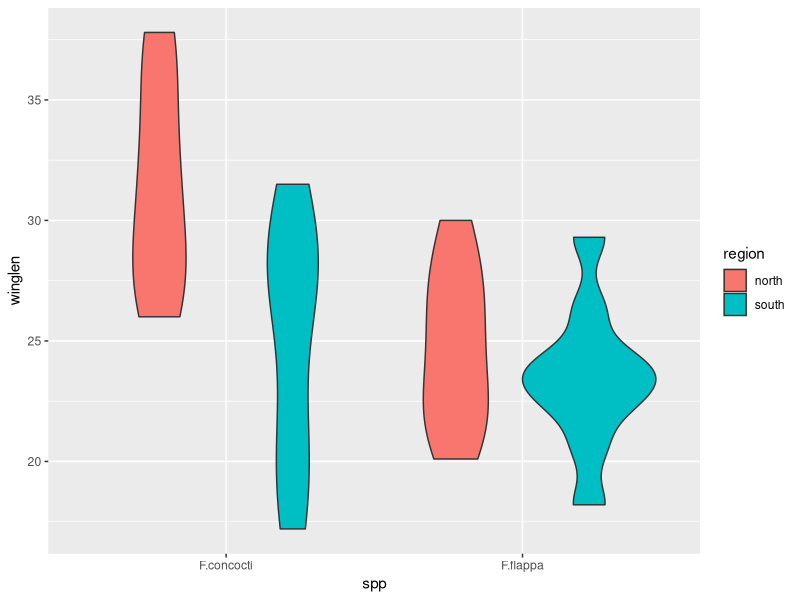

The R source for this figure: (Note: this script raises an error after producing the figure.)
# The null hypotheses here are:
#   mean of F.flappa (averaged over the regions) = mean of F.concocti (averaged over the regions),
#   mean of north (averaged over the spp) = mean of south (averaged over the spp) and 
#   the effects of the two factors are independent.
#   
  

library(tidyverse)
butter  <-  read_table2("data/butterf.txt")
glimpse(butter)


# create a rough plot of the data  
ggplot(data = butter, 
       aes(x = spp, y = winglen, fill = region)) +
  geom_violin()


# note the F.concocti have bigger winglen in the north; other group means approx the same. suggests interaction.

# create a summary of the data
buttersum <- butter %>%
  group_by(region, spp) %>%
  summarise(mean = mean(winglen),
            std = sd(winglen),
            n = length(winglen),
            se = std/sqrt(n))

# The data seem to be continuous so it is likely that a t-test will be fine
t.test(data = butter, 
       winglen ~ spp, 
       var.equal = TRUE)
# So there is a significant difference but you need to make sure you know the direction!

# let's check the assumptions
# add the group means to the data
butter <- merge(butter, buttersum[,1:2], by = "spp")
# add the residuals
butter <- butter %>%
  mutate(residual = winglen - mean)

# plot
ggplot(data = butter,
       aes(x = mean, y = residual)) +
  geom_point()

ggplot(data = butter,
       aes(x = residual)) +
  geom_histogram(bins = 10)
# normality test
shapiro.test(butter$residual)


# A figure 
ggplot() +
  geom_point(data = butter, aes(x = spp, y = winglen),
             position = position_jitter(width = 0.1, height = 0),
             colour = "gray50") +
  geom_errorbar(data = buttersum, 
                aes(x = spp, ymin = mean - se, ymax = mean + se),
                width = 0.3) +
  geom_errorbar(data = buttersum, 
                aes(x = spp, ymin = mean, ymax = mean),
                width = 0.2) +
  scale_x_discrete(name = "spp", labels = c("Canariensis", "Coelebs")) +
  scale_y_continuous(name = "winglen (g)",
                     expand = c(0, 0),
                     limits = c(0, 30)) +
  theme_classic()



culture <- read_csv("data/culture.csv")

Sys.which("python")
